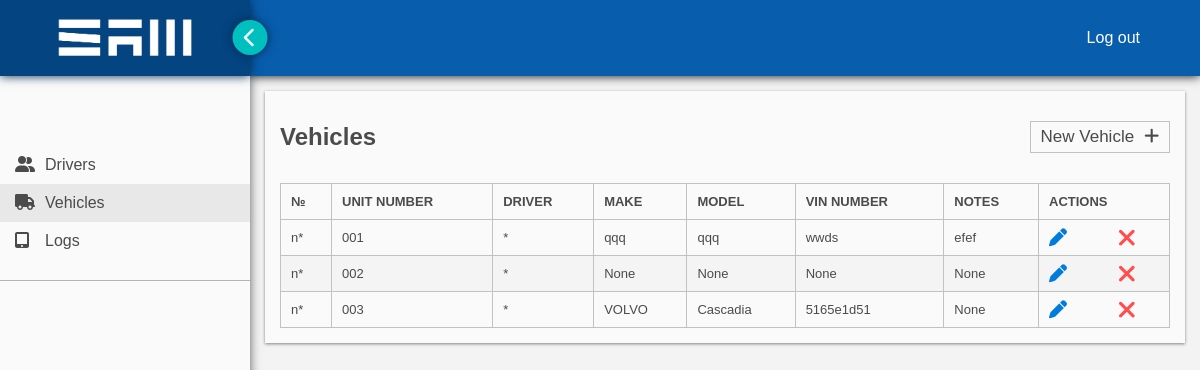
/vehicles/, run on the app's committed database.
### sameld/models.py (models this page shows, shortened)
class Vehicle(models.Model):
    unit_number = models.CharField(max_length=10, unique=True)
    make = models.CharField(max_length=15, blank=True, null=True)
    model = models.CharField(max_length=20, blank=True, null=True)
    year = models.CharField(max_length=2, choices=YEARS, default='22')
    license_state = models.CharField(max_length=2, choices=STATES, default='NY')
    license_number = models.CharField(max_length=20, null=True)
    vin_number = models.CharField(max_length=20, blank=True, null=True)
    fuel_type = models.CharField(max_length=2, choices=FUEL_TYPE, default='di')
    eld_device = models.CharField(max_length=16, blank=True, null=True)
    notes = models.CharField(max_length=255, blank=True, null=True)
    is_active = models.BooleanField(default=1)

### sameld/views.py (the view)
# urls.py: path('vehicles/', views.vehicles, name = 'vehicles'),
def vehicles(request):
    query = Vehicle.objects.all()
    context = {
        'vehicles': query,
        'category': 'vehicles'
    }
    return render(request, 'vehicles.html', context)

### sameld/templates/vehicles.html
{% extends 'main.html' %}{% load static %} {% block content %}
<link rel="stylesheet" href="{% static 'styles/vehicles.css' %}" />
<div class="container">
  <div class="row">
    <h2>Vehicles</h2>
    <a href="{% url 'new-vehicle'%}">New Vehicle<i class="fa-solid fa-plus"></i></a>
  </div>
  <table>
    <thead>
      <tr>
        <td>№</td>
        <td>unit number</td>
        <td>driver</td>
        <td>make</td>
        <td>model</td>
        <td>vin number</td>
        <td>notes</td>
        <td>actions</td>
      </tr>
    </thead>
    <tbody>
      {% if vehicles %} {% for vehicle in vehicles %}
      <tr>
        <td>n*</td>
        <td>{{vehicle.unit_number}}</td>
        <td>*</td>
        <td>{{vehicle.make}}</td>
        <td>{{vehicle.model}}</td>
        <td>{{vehicle.vin_number}}</td>
        <td>{{vehicle.notes}}</td>
        <td>
          <a href="{% url 'edit-vehicle' vehicle.id %}">
            <abbr title="Edit">
              <i class="fa-solid fa-pen"></i>
            </abbr>
          </a>
          <a href="">
            <abbr title="Deactivate">
              <i class="fa-solid fa-xmark"></i>
            </abbr>
          </a>
        </td>
      </tr>
      {% endfor %} {% else %}
      <tr>
        <td colspan="12">no records found</td>
      </tr>
      {% endif %}
    </tbody>
  </table>
</div>
{% endblock %}

### static/styles/main.css (style rules this page uses)
* { font-family: sans-serif; margin: 0; padding: 0; box-sizing: border-box; }
:root { --theme-color: #f3f3f3; }
body { background-color: var(--theme-color); color: #4b4b4b; }
a, ul li { transition: 0.3s ease; }
.container { width: calc(100% - 30px); margin: auto; margin-top: 15px; margin-bottom: 50px; background-color: rgb(250, 250, 250); box-shadow: 0px 1px 3px #838383; padding: 15px; }
.row { display: flex; align-items: center; justify-content: space-between; padding: 15px 0px 30px 0px; }

### static/styles/vehicles.css (style rules this page uses)
.row a { font-size: 17px; text-decoration: none; color: #4b4b4b; border: 1px solid rgb(194, 194, 194); padding: 5px 10px; }
.row a i { margin-left: 10px; }
table { font-size: small; width: 100%; border-collapse: collapse; }
table tr { transition: 0.3s ease; }
table td { border: 1px solid rgb(194, 194, 194); padding: 10px; }
table thead td { text-transform: uppercase; font-weight: 600; }
tbody tr:nth-child(even) { background-color: #f5f4f4; }
tbody tr td:last-child { position: relative; }
tbody tr td:last-child a:first-child { margin-right: 70px; }
tbody tr td:last-child a i { position: absolute; top: 50%; transform: translateY(-50%); }
tbody tr td:last-child i.fa-pen { font-size: 18px; color: rgb(0, 125, 220); }
tbody tr td:last-child i.fa-xmark { font-size: 25px; color: rgb(255, 78, 78); }

### data on the page
Vehicle: unit_number "001", make "qqq", model "qqq", vin_number "wwds", notes "efef"
Vehicle: unit_number "002", make "None", model "None", vin_number "None", notes "None"
Vehicle: unit_number "003", make "VOLVO", model "Cascadia", vin_number "5165e1d51", notes "None"
